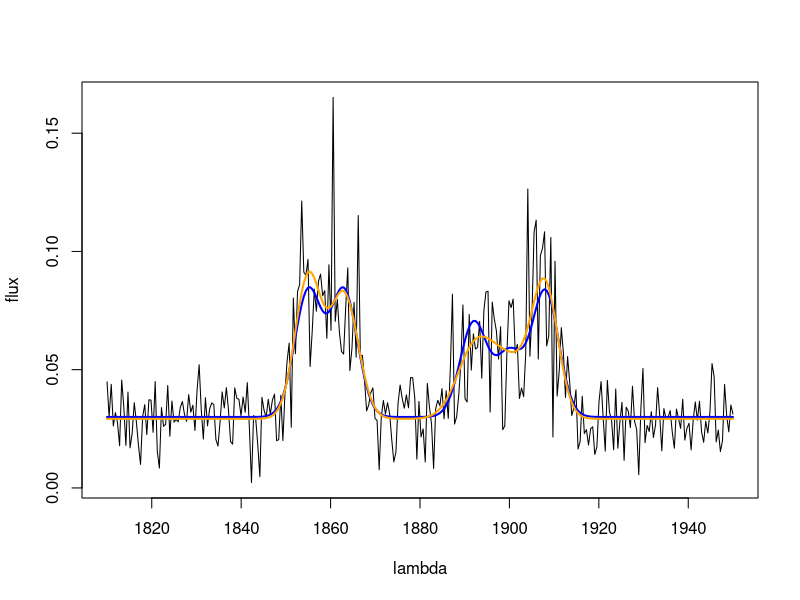

Here is the R script that generated this plot:

rm(list=ls())
library(stats4)
library(mvtnorm)
lambda <- seq(1810,1950,length.out = 300)  
line_wavelengths <- c(1855,1863,1892,1900,1908)
sigma <- c(3,3,3,3,3)
heights <- c(0.4,0.4,0.3,0.2,0.4)
snr=3
set.seed(222)

cont_const <- 0.03
cont_slope <- 0

generate_data <- function(cont_const,cont_slope)
{
  x <- seq(0,1,length.out = length(lambda))
  flux_c <- cont_const+x*cont_slope
  
  flux_l <- rep(0,length(lambda))
  for (i in 1:length(line_wavelengths))
  {
    flux_l <- flux_l+heights[i]*dnorm(lambda,line_wavelengths[i],sigma[i])
  }
  
  flux <- flux_c+flux_l
  noiseless <- flux
  uncert <- flux/snr
  
  for (i in 1:length(lambda))
  {
    flux[i] <- rnorm(1,flux[i],uncert[i])
  }
  
  plot(lambda,flux,ty="l")
  lines(lambda,noiseless,col="blue", lwd=2)
  
  return(flux)
}

flux <- generate_data(0.03,0.0)

generate_noiseless <- function(cont_const,cont_slope,line_wavelengths,sigma,heights)
{
  x <- seq(0,1,length.out = length(lambda))
  flux_c <- cont_const+x*cont_slope
  
  flux_l <- rep(0,length(lambda))
  for (i in 1:length(line_wavelengths))
  {
    flux_l <- flux_l+heights[i]*dnorm(lambda,line_wavelengths[i],sigma[i])
  }
  flux <- flux_c+flux_l
  return(flux)
}

noiseless <- generate_noiseless(cont_const,cont_slope,line_wavelengths,sigma,heights)

#######################################################
#                       MLE
#######################################################
# Full problem

log_likelihood.all <- function(h1,h2,h3,h4,h5,w1,w2,w3,w4,w5,cont)
{
  sigma <- c(w1,w2,w3,w4,w5)
  heights <- c(h1,h2,h3,h4,h5)
  #print(sigma)
  #print(heights)
  noiseless <- generate_noiseless(cont,0,line_wavelengths,sigma,heights)
  #lines(lambda,noiseless,col=i)
  
  diff<- as.matrix(flux-noiseless,ncol=1)
#  lines(lambda,diff,col="red")  
#  print(mean(abs(diff)))
#  print(t(diff)%*%diff)
#  print(solve(covariance)%*%diff)  
    log_likelihood <- (1/2)*t(diff)%*%solve(covariance)%*%diff
  #print(log_likelihood)  
  return(log_likelihood)
}



uncert <- noiseless/snr
covariance <- diag(x=uncert^2)

hstart=c(0.4,0.4,0.3,0.2,0.4)
wstart=c(3,3,3,3,3)
contstart = 0.03
mle <- mle(log_likelihood.all,list(h1=hstart[1],h2=hstart[2],h3=hstart[3],h4=hstart[4],h5=hstart[5],
                                   w1=wstart[1],w2=wstart[2],w3=wstart[3],w4=wstart[4],w5=wstart[5],
                                   cont=contstart))

sigma_mle = c(coef(mle)[6:10])
heights_mle = c(coef(mle)[1:5])
const_mle = coef(mle)[11]

mle_noiseless = generate_noiseless(const_mle,0,line_wavelengths,sigma_mle,heights_mle)      
lines(lambda,mle_noiseless,col="orange",lwd=2)

print(logLik(mle))
print(coef(mle))

print(log_likelihood.all(h1=heights[1],h2=heights[2],h3=heights[3],h4=heights[4],h5=heights[5],
                         w1=sigma[1],w2=sigma[2],w3=sigma[3],w4=sigma[4],w5=sigma[5],
                         cont=cont_const))
print(log_likelihood.all(h1=heights_mle[1],h2=heights_mle[2],h3=heights_mle[3],h4=heights_mle[4],h5=heights_mle[5],
                         w1=sigma_mle[1],w2=sigma_mle[2],w3=sigma_mle[3],w4=sigma_mle[4],w5=sigma_mle[5],
                         cont=const_mle))
